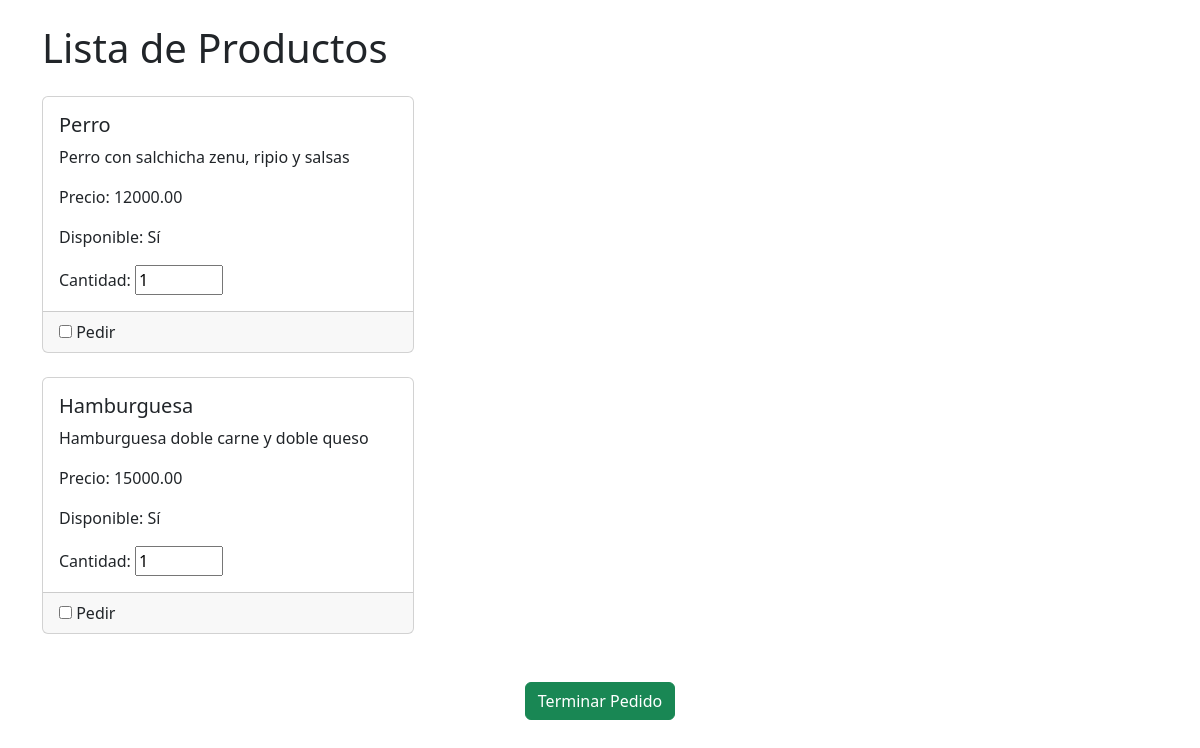
Before: /verMesas/tomarPedido with the older database file.
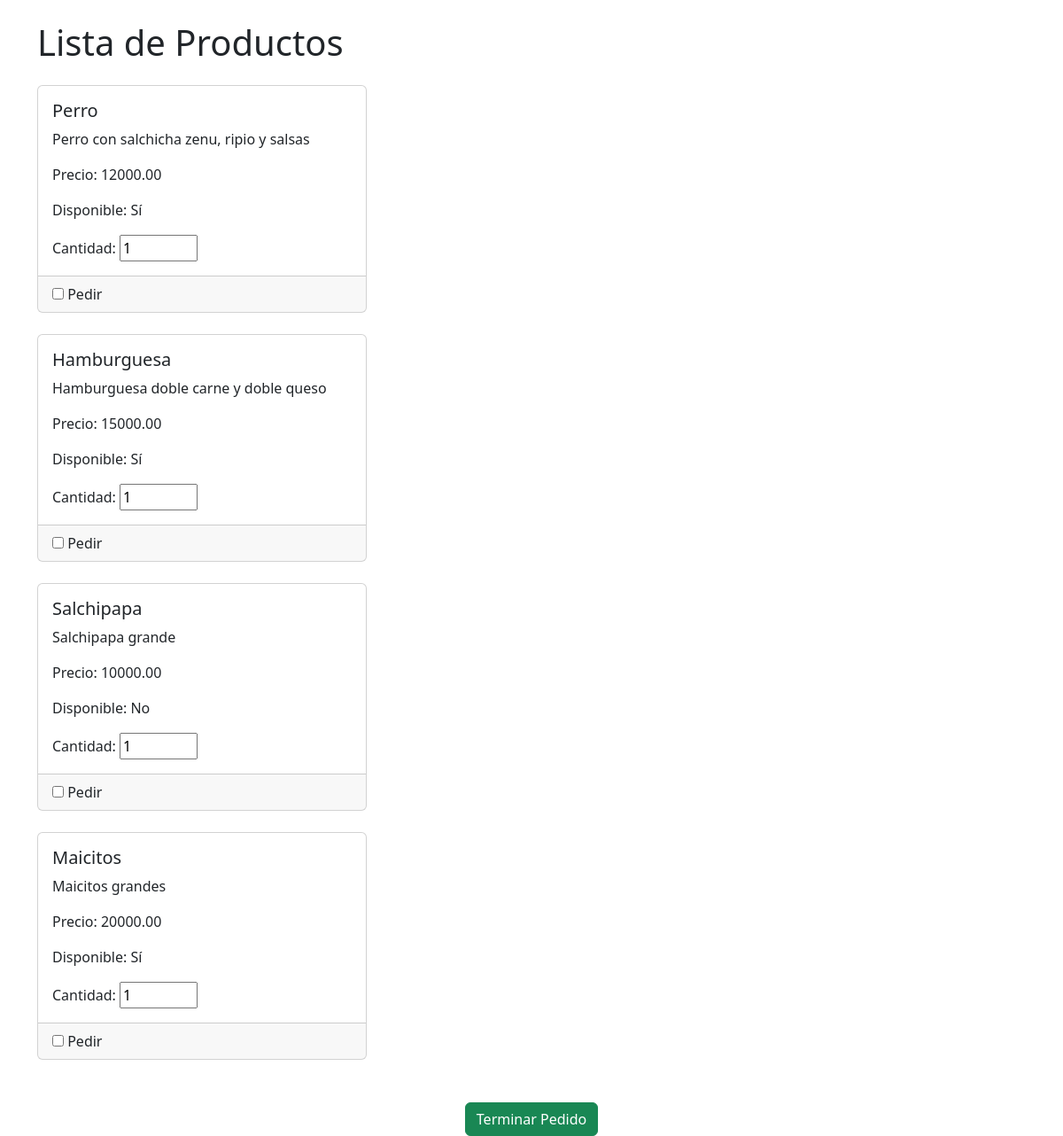
After: the same page with the newer database file.
### myapp/models.py (models this page shows)
class Producto(models.Model):
    idProducto = models.AutoField(primary_key=True)
    descripcion = models.CharField(max_length=100)
    disponible = models.BooleanField(default=True)
    precio = models.DecimalField(max_digits=10, decimal_places=2)
    nombre = models.CharField(max_length=50,default="")

### myapp/views.py (the view, shortened to what this page needs)
# urls.py: path('verMesas/tomarPedido', views.tomarPedido, name='tomarPedido'),
def tomarPedido(request):
    if request.method == "GET":
        productos = Producto.objects.all()
        return render(request, 'tomarPedido.html', {'Productos': productos})

### myapp/templates/tomarPedido.html (shortened to what this page needs)
<!DOCTYPE html>
<html lang="es">
<head>
    <link href="https://cdn.jsdelivr.net/npm/bootstrap@5.3.0-alpha1/dist/css/bootstrap.min.css" rel="stylesheet">
</head>
<body>
    <div class="container">
        <h1 class="my-4">Lista de Productos</h1>
        <div class="row">
            <form method="post" action="">
            {% for producto in Productos %}
                <div class="col-md-4 mb-4">
                    <div class="card">
                        <div class="card-body">
                            <h5 class="card-title">{{ producto.nombre }}</h5>
                            <p class="card-text">{{ producto.descripcion }}</p>
                            <p class="card-text">Precio: {{ producto.precio }}</p>
                            <p class="card-text">Disponible: {% if producto.disponible %} Sí {% else %} No {% endif %}</p>
                            <label for="cantidad{{ producto.id }}">Cantidad:</label>
                            <input type="number" id="cantidad" name="cantidad" value="1" min="1" max="10">
                        </div>
                        <div class="card-footer">
                            <input type="checkbox" id="producto" name="producto" value="">
                            <label for="producto">Pedir</label>
                        </div>
                    </div>
                </div>
            {% endfor %}
        </div>
        <div class="text-center mt-4">
                <button type="submit" class="btn btn-success">Terminar Pedido</button>
        </div>
    </div>
</body>
</html>

Changed rows visible on the page:
added Producto: nombre "Salchipapa", descripcion "Salchipapa grande", precio "10000.00", disponible "No"
added Producto: nombre "Maicitos", descripcion "Maicitos grandes", precio "20000.00", disponible "Sí"
